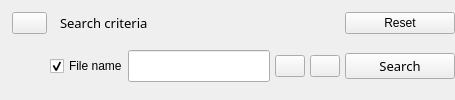
               <widget class="QWidget" name="Search_widget_TextCriteria" native="true">
                <layout class="QVBoxLayout" name="verticalLayout_13">
                 <property name="spacing">
                  <number>0</number>
                 </property>
                 <property name="leftMargin">
                  <number>12</number>
                 </property>
                 <property name="topMargin">
                  <number>0</number>
                 </property>
                 <property name="rightMargin">
                  <number>0</number>
                 </property>
                 <property name="bottomMargin">
                  <number>0</number>
                 </property>
                 <item>
                  <layout class="QHBoxLayout" name="Search_horizontalLayout_SearchCriteriaTitleBar">
                   <item>
                    <widget class="QPushButton" name="Search_pushButton_ShowHideSearchCriteria">
                     <property name="maximumSize">
                      <size>
                       <width>35</width>
                       <height>22</height>
                      </size>
                     </property>
                     <property name="toolTip">
                      <string>Show/Hide search criteria</string>
                     </property>
                     <property name="statusTip">
                      <string/>
                     </property>
                     <property name="styleSheet">
                      <string notr="true">padding: 2px 10px;</string>
                     </property>
                     <property name="text">
                      <string/>
                     </property>
                     <property name="icon">
                      <iconset theme="go-up"/>
                     </property>
                    </widget>
                   </item>
                   <item>
                    <widget class="QLabel" name="Search_label_CatalogsWithResults_3">
                     <property name="minimumSize">
                      <size>
                       <width>215</width>
                       <height>0</height>
                      </size>
                     </property>
                     <property name="font">
                      <font>
                       <family>Sans Serif</family>
                       <pointsize>10</pointsize>
                      </font>
                     </property>
                     <property name="styleSheet">
                      <string notr="true">padding-left:10px;</string>
                     </property>
                     <property name="locale">
                      <locale language="English" country="UnitedStates"/>
                     </property>
                     <property name="text">
                      <string>Search criteria</string>
                     </property>
                     <property name="alignment">
                      <set>Qt::AlignmentFlag::AlignLeading|Qt::AlignmentFlag::AlignLeft|Qt::AlignmentFlag::AlignVCenter</set>
                     </property>
                    </widget>
                   </item>
                   <item>
                    <spacer name="Search_horizontalSpacer_3">
                     <property name="orientation">
                      <enum>Qt::Orientation::Horizontal</enum>
                     </property>
                     <property name="sizeHint" stdset="0">
                      <size>
                       <width>40</width>
                       <height>20</height>
                      </size>
                     </property>
                    </spacer>
                   </item>
                   <item>
                    <widget class="QPushButton" name="Search_pushButton_ResetAll">
                     <property name="minimumSize">
                      <size>
                       <width>110</width>
                       <height>0</height>
                      </size>
                     </property>
                     <property name="toolTip">
                      <string>Reset all criteria to default values, and clear previous results.</string>
                     </property>
                     <property name="text">
                      <string>Reset</string>
                     </property>
                     <property name="icon">
                      <iconset theme="edit-clear-history"/>
                     </property>
                    </widget>
                   </item>
                  </layout>
                 </item>
                 <item>
                  <layout class="QHBoxLayout" name="Search_horizontalLayout_SearchText">
                   <property name="leftMargin">
                    <number>8</number>
                   </property>
                   <property name="topMargin">
                    <number>0</number>
                   </property>
                   <property name="bottomMargin">
                    <number>0</number>
                   </property>
                   <item>
                    <widget class="QLabel" name="Search_label_LinkImage01">
                     <property name="sizePolicy">
                      <sizepolicy hsizetype="Fixed" vsizetype="Preferred">
                       <horstretch>0</horstretch>
                       <verstretch>0</verstretch>
                      </sizepolicy>
                     </property>
                     <property name="minimumSize">
                      <size>
                       <width>30</width>
                       <height>40</height>
                      </size>
                     </property>
                     <property name="maximumSize">
                      <size>
                       <width>25</width>
                       <height>16777215</height>
                      </size>
                     </property>
                     <property name="styleSheet">
                      <string notr="true">background: url(:/images/link-tree-mid.png) repeat-y left;</string>
                     </property>
                     <property name="text">
                      <string/>
                     </property>
                    </widget>
                   </item>
                   <item>
                    <widget class="QCheckBox" name="Search_checkBox_FileName">
                     <property name="minimumSize">
                      <size>
                       <width>70</width>
                       <height>0</height>
                      </size>
                     </property>
                     <property name="maximumSize">
                      <size>
                       <width>135</width>
                       <height>16777215</height>
                      </size>
                     </property>
                     <property name="toolTip">
                      <string>Use the Text criteria in the Search</string>
                     </property>
                     <property name="text">
                      <string>File name</string>
                     </property>
                     <property name="checked">
                      <bool>true</bool>
                     </property>
                     <property name="tristate">
                      <bool>false</bool>
                     </property>
                    </widget>
                   </item>
                   <item>
                    <widget class="QLineEdit" name="Search_lineEdit_SearchText">
                     <property name="minimumSize">
                      <size>
                       <width>0</width>
                       <height>32</height>
                      </size>
                     </property>
                     <property name="maximumSize">
                      <size>
                       <width>16777215</width>
                       <height>32</height>
                      </size>
                     </property>
                     <property name="font">
                      <font>
                       <family>Noto Sans</family>
                       <pointsize>11</pointsize>
                      </font>
                     </property>
                     <property name="clearButtonEnabled">
                      <bool>true</bool>
                     </property>
                    </widget>
                   </item>
                   <item>
                    <spacer name="Search_horizontalSpacer_16">
                     <property name="orientation">
                      <enum>Qt::Orientation::Horizontal</enum>
                     </property>
                     <property name="sizeType">
                      <enum>QSizePolicy::Policy::Fixed</enum>
                     </property>
                     <property name="sizeHint" stdset="0">
                      <size>
                       <width>5</width>
                       <height>20</height>
                      </size>
                     </property>
                    </spacer>
                   </item>
                   <item>
                    <widget class="QPushButton" name="Search_pushButton_PasteFromClipboard">
                     <property name="maximumSize">
                      <size>
                       <width>30</width>
                       <height>16777215</height>
                      </size>
                     </property>
                     <property name="toolTip">
                      <string>Paste the text from the clipboard</string>
                     </property>
                     <property name="whatsThis">
                      <string>Get the text from the clipboard</string>
                     </property>
                     <property name="text">
                      <string/>
                     </property>
                     <property name="icon">
                      <iconset theme="edit-paste"/>
                     </property>
                    </widget>
                   </item>
                   <item>
                    <spacer name="Search_horizontalSpacer_14">
                     <property name="orientation">
                      <enum>Qt::Orientation::Horizontal</enum>
                     </property>
                     <property name="sizeType">
                      <enum>QSizePolicy::Policy::Fixed</enum>
                     </property>
                     <property name="sizeHint" stdset="0">
                      <size>
                       <width>5</width>
                       <height>20</height>
                      </size>
                     </property>
                    </spacer>
                   </item>
                   <item>
                    <widget class="QPushButton" name="Search_pushButton_CleanSearchText">
                     <property name="minimumSize">
                      <size>
                       <width>0</width>
                       <height>0</height>
                      </size>
                     </property>
                     <property name="maximumSize">
                      <size>
                       <width>30</width>
                       <height>16777215</height>
                      </size>
                     </property>
                     <property name="toolTip">
                      <string>Clean the search Text from characters such as _ - . ,</string>
                     </property>
                     <property name="text">
                      <string/>
                     </property>
                     <property name="icon">
                      <iconset theme="edit-clear-history"/>
                     </property>
                    </widget>
                   </item>
                   <item>
                    <spacer name="Search_horizontalSpacer_15">
                     <property name="orientation">
                      <enum>Qt::Orientation::Horizontal</enum>
                     </property>
                     <property name="sizeType">
                      <enum>QSizePolicy::Policy::Fixed</enum>
                     </property>
                     <property name="sizeHint" stdset="0">
                      <size>
                       <width>5</width>
                       <height>20</height>
                      </size>
                     </property>
                    </spacer>
                   </item>
                   <item>
                    <widget class="QPushButton" name="Search_pushButton_Search">
                     <property name="sizePolicy">
                      <sizepolicy hsizetype="Fixed" vsizetype="Fixed">
                       <horstretch>0</horstretch>
                       <verstretch>0</verstretch>
                      </sizepolicy>
                     </property>
                     <property name="minimumSize">
                      <size>
                       <width>110</width>
                       <height>0</height>
                      </size>
                     </property>
                     <property name="font">
                      <font>
                       <family>Noto Sans</family>
                       <pointsize>10</pointsize>
                      </font>
                     </property>
                     <property name="toolTip">
                      <string>Launch the search of files.</string>
                     </property>
                     <property name="locale">
                      <locale language="English" country="UnitedStates"/>
                     </property>
                     <property name="text">
                      <string>Search</string>
                     </property>
                     <property name="icon">
                      <iconset theme="edit-find"/>
                     </property>
                    </widget>
                   </item>
                  </layout>
                 </item>
                </layout>
               </widget>
